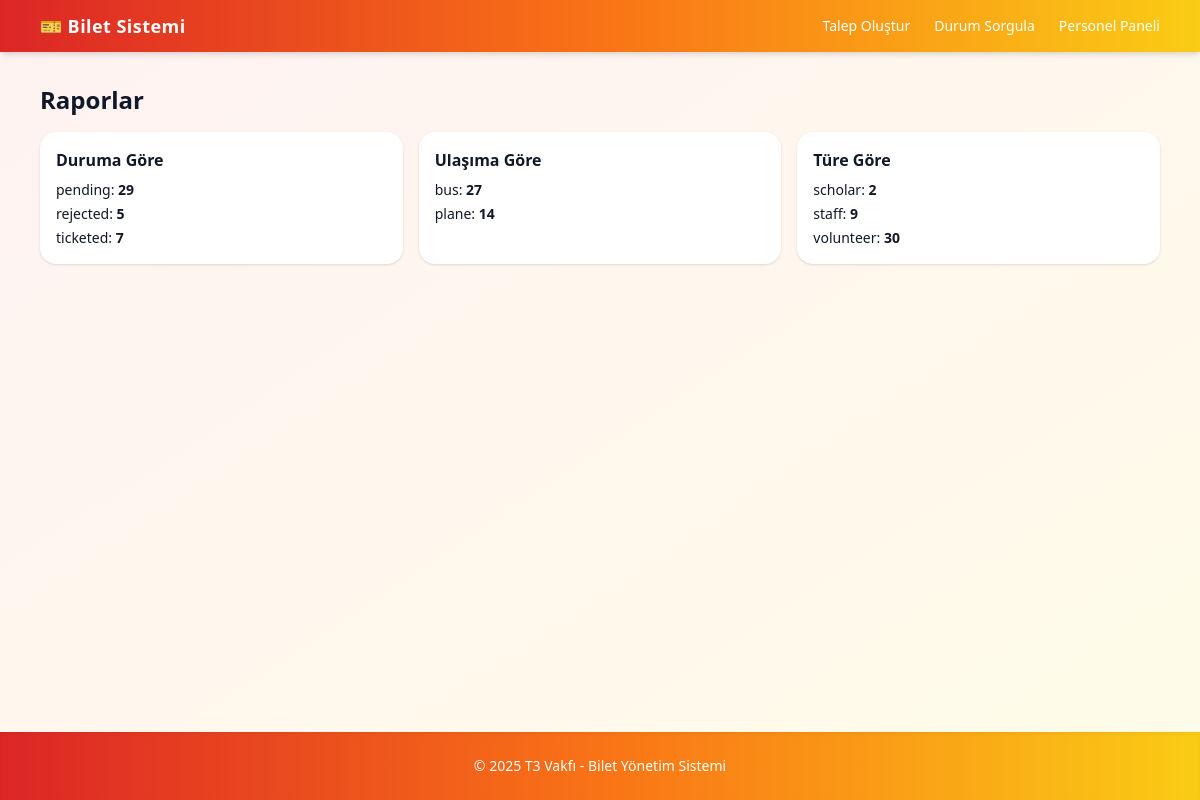
Page /panel/reports/ (signed in) on the committed database.
### tickets/models.py (models this page shows, shortened)
class TicketRequest(models.Model):
    USER_TYPES = [
        ("volunteer", "Gönüllü"),
        ("scholar", "Bursiyer"),
        ("staff", "Personel"),
    ]
    TRANSPORT_TYPES = [
        ("bus", "Otobüs"),
        ("plane", "Uçak"),
    ]
    STATUS = [
        ("pending", "Beklemede"),
        ("ticketed", "Bilet Alındı"),
        ("rejected", "Bilet Reddedildi"),
    ]
    REASONS = [
        ("teknofest", "TEKNOFEST"),
        ("gorevlendirme", "Görevlendirme"),
        ("diger", "Diğer"),
    ]
    AIRLINES = [
        ("THY", "THY"),
        ("AJET", "AJet"),
        ("PEGASUS", "Pegasus"),
    ]
    tracking_code = models.CharField(
        max_length=12,
        unique=True,
        editable=False,
    )
    user_type = models.CharField(max_length=20, choices=USER_TYPES)
    full_name = models.CharField(max_length=120)
    tc_no = models.CharField(max_length=11)
    phone = models.CharField(max_length=20)
    origin = models.CharField(max_length=100)
    destination = models.CharField(max_length=100)
    travel_date = models.DateField()
    departure_time = models.TimeField(blank=True, null=True)  # opsiyonel
    return_destination = models.CharField(max_length=100, blank=True, null=True)
    return_date = models.DateField(blank=True, null=True)
    return_time = models.TimeField(blank=True, null=True)
    reason = models.CharField(max_length=20, choices=REASONS, default="teknofest")
    reason_other = models.CharField(max_length=200, blank=True, null=True)
    preferred_airline = models.CharField(
        max_length=20, choices=AIRLINES, blank=True, null=True
    )
    transport = models.CharField(max_length=10, choices=TRANSPORT_TYPES)
    status = models.CharField(max_length=20, choices=STATUS, default="pending")
    pnr_code = models.CharField(max_length=40, blank=True, null=True)
    notes = models.TextField(blank=True, null=True)
    created_by = models.ForeignKey(
        settings.AUTH_USER_MODEL,
        null=True, blank=True,
        on_delete=models.SET_NULL,
        related_name="created_tickets",
    )
    purchased_by = models.ForeignKey(
        settings.AUTH_USER_MODEL,
        null=True, blank=True,
        on_delete=models.SET_NULL,
        related_name="tickets_purchased",
        help_text="Bileti alan personel",
    )
    rejected_by = models.ForeignKey(
        settings.AUTH_USER_MODEL,
        null=True, blank=True,
        on_delete=models.SET_NULL,
        related_name="tickets_rejected",
        help_text="Kaydı reddeden personel",
    )
    rejected_by = models.ForeignKey(
        settings.AUTH_USER_MODEL,
        null=True, blank=True,
        on_delete=models.SET_NULL,
        related_name="tickets_rejected"
    )
    rejection_reason = models.TextField(blank=True, null=True)
    created_at = models.DateTimeField(auto_now_add=True)
    updated_at = models.DateTimeField(auto_now=True)
    class Meta:
        ordering = ["-updated_at", "-created_at"]
        indexes = [
            models.Index(fields=["tracking_code"]),
            models.Index(fields=["status"]),
            models.Index(fields=["transport"]),
            models.Index(fields=["user_type"]),
            models.Index(fields=["created_at"]),
            models.Index(fields=["reason"]),
        ]

### tickets/views.py (the view)
# urls.py: path("panel/reports/", views.reports, name="reports"),
@login_required
@user_passes_test(staff_check)
def reports(request):
    by_status = TicketRequest.objects.values("status").annotate(c=Count("id")).order_by()
    by_transport = (
        TicketRequest.objects.values("transport").annotate(c=Count("id")).order_by()
    )
    by_type = TicketRequest.objects.values("user_type").annotate(c=Count("id")).order_by()
    return render(
        request,
        "reports.html",
        {"by_status": by_status, "by_transport": by_transport, "by_type": by_type},
    )

### tickets/views.py (called while the page is built)
def staff_check(user):
    return user.is_authenticated and user.is_staff

### templates/reports.html
{% extends "base.html" %}
{% block content %}
<h1 class="text-2xl font-semibold mb-4">Raporlar</h1>
<div class="grid md:grid-cols-3 gap-4">
  <div class="bg-white p-4 rounded-2xl shadow">
    <h3 class="font-semibold mb-2">Duruma Göre</h3>
    <ul class="space-y-1 text-sm">
      {% for row in by_status %}
        <li>{{ row.status }}: <b>{{ row.c }}</b></li>
      {% empty %}
        <li>Veri yok</li>
      {% endfor %}
    </ul>
  </div>
  <div class="bg-white p-4 rounded-2xl shadow">
    <h3 class="font-semibold mb-2">Ulaşıma Göre</h3>
    <ul class="space-y-1 text-sm">
      {% for row in by_transport %}
        <li>{{ row.transport }}: <b>{{ row.c }}</b></li>
      {% empty %}
        <li>Veri yok</li>
      {% endfor %}
    </ul>
  </div>
  <div class="bg-white p-4 rounded-2xl shadow">
    <h3 class="font-semibold mb-2">Türe Göre</h3>
    <ul class="space-y-1 text-sm">
      {% for row in by_type %}
        <li>{{ row.user_type }}: <b>{{ row.c }}</b></li>
      {% empty %}
        <li>Veri yok</li>
      {% endfor %}
    </ul>
  </div>
</div>
{% endblock %}

### rows in the picture
TicketRequest: status "pending", c "29"
TicketRequest: transport "bus", c "27"
TicketRequest: transport "plane", c "14"
TicketRequest: user_type "volunteer", c "30"

### other values in the picture
{{ row.status }} "rejected" "ticketed"
{{ row.c }} "5" "7"
{{ row.user_type }} "scholar" "staff"
{{ row.c }} "2" "9"
